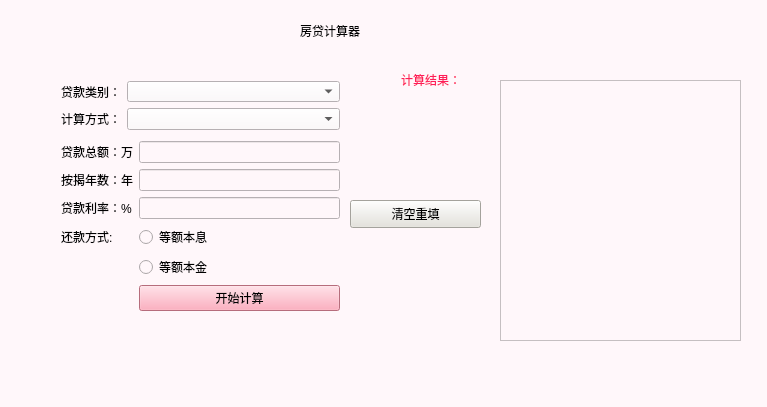
<?xml version="1.0" encoding="UTF-8"?>
<ui version="4.0">
 <class>MainWindow</class>
 <widget class="QMainWindow" name="MainWindow">
  <property name="geometry">
   <rect>
    <x>0</x>
    <y>0</y>
    <width>767</width>
    <height>407</height>
   </rect>
  </property>
  <property name="windowTitle">
   <string>MainWindow</string>
  </property>
  <property name="styleSheet">
   <string notr="true">background-color: rgb(255, 247, 250);</string>
  </property>
  <widget class="QWidget" name="centralWidget">
   <widget class="QLabel" name="label_9">
    <property name="geometry">
     <rect>
      <x>300</x>
      <y>20</y>
      <width>141</width>
      <height>21</height>
     </rect>
    </property>
    <property name="styleSheet">
     <string notr="true">font: 14pt &quot;方正粗黑宋简体&quot;;</string>
    </property>
    <property name="text">
     <string>房贷计算器</string>
    </property>
   </widget>
   <widget class="QTextEdit" name="textEdit">
    <property name="geometry">
     <rect>
      <x>500</x>
      <y>80</y>
      <width>241</width>
      <height>261</height>
     </rect>
    </property>
    <property name="styleSheet">
     <string notr="true">font: 10pt &quot;黑体&quot;;</string>
    </property>
   </widget>
   <widget class="QStackedWidget" name="stackedWidget">
    <property name="geometry">
     <rect>
      <x>50</x>
      <y>130</y>
      <width>319</width>
      <height>261</height>
     </rect>
    </property>
    <property name="currentIndex">
     <number>1</number>
    </property>
    <widget class="QWidget" name="page">
     <widget class="QWidget" name="widget" native="true">
      <property name="geometry">
       <rect>
        <x>0</x>
        <y>0</y>
        <width>301</width>
        <height>301</height>
       </rect>
      </property>
      <layout class="QFormLayout" name="formLayout">
       <item row="0" column="0">
        <widget class="QLabel" name="danjia">
         <property name="styleSheet">
          <string notr="true">font: 9pt &quot;方正粗黑宋简体&quot;;</string>
         </property>
         <property name="text">
          <string>房屋单价：元/平方米</string>
         </property>
        </widget>
       </item>
       <item row="0" column="1">
        <widget class="QLineEdit" name="danjia1">
         <property name="styleSheet">
          <string notr="true">font: 9pt &quot;黑体&quot;;</string>
         </property>
         <property name="text">
          <string/>
         </property>
        </widget>
       </item>
       <item row="1" column="0">
        <widget class="QLabel" name="mianji">
         <property name="styleSheet">
          <string notr="true">font: 9pt &quot;方正粗黑宋简体&quot;;</string>
         </property>
         <property name="text">
          <string>房屋面积：平方米</string>
         </property>
        </widget>
       </item>
       <item row="1" column="1">
        <widget class="QLineEdit" name="mianji1">
         <property name="styleSheet">
          <string notr="true">font: 9pt &quot;黑体&quot;;</string>
         </property>
         <property name="text">
          <string/>
         </property>
        </widget>
       </item>
       <item row="2" column="0">
        <widget class="QLabel" name="cheng">
         <property name="styleSheet">
          <string notr="true">font: 9pt &quot;方正粗黑宋简体&quot;;</string>
         </property>
         <property name="text">
          <string>按揭成数：成</string>
         </property>
        </widget>
       </item>
       <item row="2" column="1">
        <widget class="QLineEdit" name="cheng1">
         <property name="styleSheet">
          <string notr="true">font: 9pt &quot;黑体&quot;;</string>
         </property>
         <property name="text">
          <string/>
         </property>
        </widget>
       </item>
       <item row="3" column="0">
        <widget class="QLabel" name="nian">
         <property name="styleSheet">
          <string notr="true">font: 9pt &quot;方正粗黑宋简体&quot;;</string>
         </property>
         <property name="text">
          <string>按揭年数：年</string>
         </property>
        </widget>
       </item>
       <item row="3" column="1">
        <widget class="QLineEdit" name="nian1">
         <property name="styleSheet">
          <string notr="true">font: 9pt &quot;黑体&quot;;</string>
         </property>
         <property name="text">
          <string/>
         </property>
        </widget>
       </item>
       <item row="4" column="0">
        <widget class="QLabel" name="lilv">
         <property name="styleSheet">
          <string notr="true">font: 9pt &quot;方正粗黑宋简体&quot;;</string>
         </property>
         <property name="text">
          <string>贷款利率：%</string>
         </property>
        </widget>
       </item>
       <item row="5" column="0">
        <widget class="QLabel" name="label_8">
         <property name="styleSheet">
          <string notr="true">font: 9pt &quot;方正粗黑宋简体&quot;;</string>
         </property>
         <property name="text">
          <string>还款方式:</string>
         </property>
        </widget>
       </item>
       <item row="5" column="1">
        <widget class="QRadioButton" name="benxi">
         <property name="styleSheet">
          <string notr="true">font: 9pt &quot;方正粗黑宋简体&quot;;</string>
         </property>
         <property name="text">
          <string>等额本息</string>
         </property>
        </widget>
       </item>
       <item row="6" column="1">
        <widget class="QRadioButton" name="benjin">
         <property name="styleSheet">
          <string notr="true">font: 9pt &quot;方正粗黑宋简体&quot;;</string>
         </property>
         <property name="text">
          <string>等额本金</string>
         </property>
        </widget>
       </item>
       <item row="7" column="1">
        <widget class="QPushButton" name="start1">
         <property name="styleSheet">
          <string notr="true">background-color: rgb(255, 152, 174);
font: 9pt &quot;幼圆&quot;;</string>
         </property>
         <property name="text">
          <string>开始计算</string>
         </property>
        </widget>
       </item>
       <item row="4" column="1">
        <widget class="QLineEdit" name="lilv1">
         <property name="styleSheet">
          <string notr="true">font: 9pt &quot;黑体&quot;;</string>
         </property>
        </widget>
       </item>
      </layout>
     </widget>
    </widget>
    <widget class="QWidget" name="page_2">
     <widget class="QWidget" name="widget_2" native="true">
      <property name="geometry">
       <rect>
        <x>0</x>
        <y>0</y>
        <width>301</width>
        <height>340</height>
       </rect>
      </property>
      <layout class="QFormLayout" name="formLayout_2">
       <item row="2" column="0">
        <widget class="QLabel" name="label_5">
         <property name="styleSheet">
          <string notr="true">font: 9pt &quot;方正粗黑宋简体&quot;;</string>
         </property>
         <property name="text">
          <string>贷款总额：万</string>
         </property>
        </widget>
       </item>
       <item row="2" column="1">
        <widget class="QLineEdit" name="zonge">
         <property name="styleSheet">
          <string notr="true">font: 9pt &quot;黑体&quot;;</string>
         </property>
         <property name="text">
          <string/>
         </property>
        </widget>
       </item>
       <item row="6" column="0">
        <widget class="QLabel" name="nian_2">
         <property name="styleSheet">
          <string notr="true">font: 9pt &quot;方正粗黑宋简体&quot;;</string>
         </property>
         <property name="text">
          <string>按揭年数：年</string>
         </property>
        </widget>
       </item>
       <item row="6" column="1">
        <widget class="QLineEdit" name="nian2">
         <property name="styleSheet">
          <string notr="true">font: 9pt &quot;黑体&quot;;</string>
         </property>
         <property name="text">
          <string/>
         </property>
        </widget>
       </item>
       <item row="8" column="0">
        <widget class="QLabel" name="lilv_2">
         <property name="styleSheet">
          <string notr="true">font: 9pt &quot;方正粗黑宋简体&quot;;</string>
         </property>
         <property name="text">
          <string>贷款利率：%</string>
         </property>
        </widget>
       </item>
       <item row="9" column="0">
        <widget class="QLabel" name="label_10">
         <property name="styleSheet">
          <string notr="true">font: 9pt &quot;方正粗黑宋简体&quot;;</string>
         </property>
         <property name="text">
          <string>还款方式:</string>
         </property>
        </widget>
       </item>
       <item row="9" column="1">
        <widget class="QRadioButton" name="benxi2">
         <property name="styleSheet">
          <string notr="true">font: 9pt &quot;方正粗黑宋简体&quot;;</string>
         </property>
         <property name="text">
          <string>等额本息</string>
         </property>
        </widget>
       </item>
       <item row="10" column="1">
        <widget class="QRadioButton" name="benjin2">
         <property name="styleSheet">
          <string notr="true">font: 9pt &quot;方正粗黑宋简体&quot;;</string>
         </property>
         <property name="text">
          <string>等额本金</string>
         </property>
        </widget>
       </item>
       <item row="8" column="1">
        <widget class="QLineEdit" name="lilv2">
         <property name="styleSheet">
          <string notr="true">font: 9pt &quot;黑体&quot;;</string>
         </property>
        </widget>
       </item>
       <item row="11" column="1">
        <widget class="QPushButton" name="start2">
         <property name="styleSheet">
          <string notr="true">font: 9pt &quot;幼圆&quot;;
background-color: rgb(255, 152, 174);</string>
         </property>
         <property name="text">
          <string>开始计算</string>
         </property>
        </widget>
       </item>
      </layout>
     </widget>
    </widget>
    <widget class="QWidget" name="page_3">
     <widget class="QWidget" name="widget_4" native="true">
      <property name="geometry">
       <rect>
        <x>0</x>
        <y>0</y>
        <width>305</width>
        <height>207</height>
       </rect>
      </property>
      <layout class="QFormLayout" name="formLayout_4">
       <item row="0" column="0">
        <widget class="QLabel" name="label_6">
         <property name="styleSheet">
          <string notr="true">font: 9pt &quot;方正粗黑宋简体&quot;;</string>
         </property>
         <property name="text">
          <string>商贷总额：  万</string>
         </property>
        </widget>
       </item>
       <item row="0" column="1">
        <widget class="QLineEdit" name="fangz">
         <property name="styleSheet">
          <string notr="true">font: 9pt &quot;黑体&quot;;</string>
         </property>
        </widget>
       </item>
       <item row="1" column="0">
        <widget class="QLabel" name="label_4">
         <property name="styleSheet">
          <string notr="true">font: 9pt &quot;方正粗黑宋简体&quot;;</string>
         </property>
         <property name="text">
          <string>商贷利率：  %</string>
         </property>
        </widget>
       </item>
       <item row="1" column="1">
        <widget class="QLineEdit" name="lilvs">
         <property name="styleSheet">
          <string notr="true">font: 9pt &quot;黑体&quot;;</string>
         </property>
        </widget>
       </item>
       <item row="2" column="0">
        <widget class="QLabel" name="label_7">
         <property name="styleSheet">
          <string notr="true">font: 9pt &quot;方正粗黑宋简体&quot;;</string>
         </property>
         <property name="text">
          <string>公积金总额：万</string>
         </property>
        </widget>
       </item>
       <item row="2" column="1">
        <widget class="QLineEdit" name="fangg">
         <property name="styleSheet">
          <string notr="true">font: 9pt &quot;黑体&quot;;</string>
         </property>
        </widget>
       </item>
       <item row="3" column="0">
        <widget class="QLabel" name="label_11">
         <property name="styleSheet">
          <string notr="true">font: 9pt &quot;方正粗黑宋简体&quot;;</string>
         </property>
         <property name="text">
          <string>公积金利率：%</string>
         </property>
        </widget>
       </item>
       <item row="3" column="1">
        <widget class="QLineEdit" name="lilvg">
         <property name="styleSheet">
          <string notr="true">font: 9pt &quot;黑体&quot;;</string>
         </property>
        </widget>
       </item>
       <item row="4" column="0">
        <widget class="QLabel" name="label_12">
         <property name="styleSheet">
          <string notr="true">font: 9pt &quot;方正粗黑宋简体&quot;;</string>
         </property>
         <property name="text">
          <string>按揭年数：</string>
         </property>
        </widget>
       </item>
       <item row="4" column="1">
        <widget class="QLineEdit" name="nian3">
         <property name="styleSheet">
          <string notr="true">font: 9pt &quot;黑体&quot;;</string>
         </property>
        </widget>
       </item>
       <item row="5" column="0">
        <widget class="QLabel" name="label_13">
         <property name="styleSheet">
          <string notr="true">font: 9pt &quot;方正粗黑宋简体&quot;;</string>
         </property>
         <property name="text">
          <string>还款方式：</string>
         </property>
        </widget>
       </item>
       <item row="5" column="1">
        <widget class="QRadioButton" name="benxi3">
         <property name="styleSheet">
          <string notr="true">font: 9pt &quot;方正粗黑宋简体&quot;;</string>
         </property>
         <property name="text">
          <string>等额本息</string>
         </property>
        </widget>
       </item>
       <item row="6" column="1">
        <widget class="QRadioButton" name="benjin3">
         <property name="styleSheet">
          <string notr="true">font: 9pt &quot;方正粗黑宋简体&quot;;</string>
         </property>
         <property name="text">
          <string>等额本金</string>
         </property>
        </widget>
       </item>
      </layout>
     </widget>
     <widget class="QPushButton" name="start3">
      <property name="geometry">
       <rect>
        <x>160</x>
        <y>207</y>
        <width>121</width>
        <height>41</height>
       </rect>
      </property>
      <property name="styleSheet">
       <string notr="true">background-color: rgb(255, 152, 174);
font: 9pt &quot;幼圆&quot;;</string>
      </property>
      <property name="text">
       <string>开始计算</string>
      </property>
     </widget>
    </widget>
   </widget>
   <widget class="QWidget" name="widget_3" native="true">
    <property name="geometry">
     <rect>
      <x>50</x>
      <y>70</y>
      <width>301</width>
      <height>71</height>
     </rect>
    </property>
    <layout class="QFormLayout" name="formLayout_3">
     <item row="0" column="0">
      <widget class="QLabel" name="label">
       <property name="styleSheet">
        <string notr="true">font: 9pt &quot;方正粗黑宋简体&quot;;</string>
       </property>
       <property name="text">
        <string>贷款类别：</string>
       </property>
      </widget>
     </item>
     <item row="0" column="1">
      <widget class="QComboBox" name="fang1">
       <property name="styleSheet">
        <string notr="true">font: 9pt &quot;方正粗黑宋简体&quot;;</string>
       </property>
      </widget>
     </item>
     <item row="1" column="0">
      <widget class="QLabel" name="label_2">
       <property name="styleSheet">
        <string notr="true">font: 9pt &quot;方正粗黑宋简体&quot;;</string>
       </property>
       <property name="text">
        <string>计算方式：</string>
       </property>
      </widget>
     </item>
     <item row="1" column="1">
      <widget class="QComboBox" name="ji1">
       <property name="sizePolicy">
        <sizepolicy hsizetype="Preferred" vsizetype="Preferred">
         <horstretch>0</horstretch>
         <verstretch>0</verstretch>
        </sizepolicy>
       </property>
       <property name="styleSheet">
        <string notr="true">font: 9pt &quot;方正粗黑宋简体&quot;;</string>
       </property>
      </widget>
     </item>
    </layout>
   </widget>
   <widget class="QLabel" name="label_3">
    <property name="geometry">
     <rect>
      <x>401</x>
      <y>70</y>
      <width>81</width>
      <height>20</height>
     </rect>
    </property>
    <property name="styleSheet">
     <string notr="true">font: 11pt &quot;方正粗黑宋简体&quot;;
color: rgb(255, 28, 88);</string>
    </property>
    <property name="frameShadow">
     <enum>QFrame::Plain</enum>
    </property>
    <property name="text">
     <string>计算结果：</string>
    </property>
    <property name="textFormat">
     <enum>Qt::AutoText</enum>
    </property>
   </widget>
   <widget class="QPushButton" name="clear">
    <property name="geometry">
     <rect>
      <x>350</x>
      <y>200</y>
      <width>131</width>
      <height>28</height>
     </rect>
    </property>
    <property name="styleSheet">
     <string notr="true">background-color: rgb(229, 227, 219);
font: 9pt &quot;幼圆&quot;;</string>
    </property>
    <property name="text">
     <string>清空重填</string>
    </property>
   </widget>
  </widget>
 </widget>
 <layoutdefault spacing="6" margin="11"/>
 <resources/>
 <connections/>
</ui>
